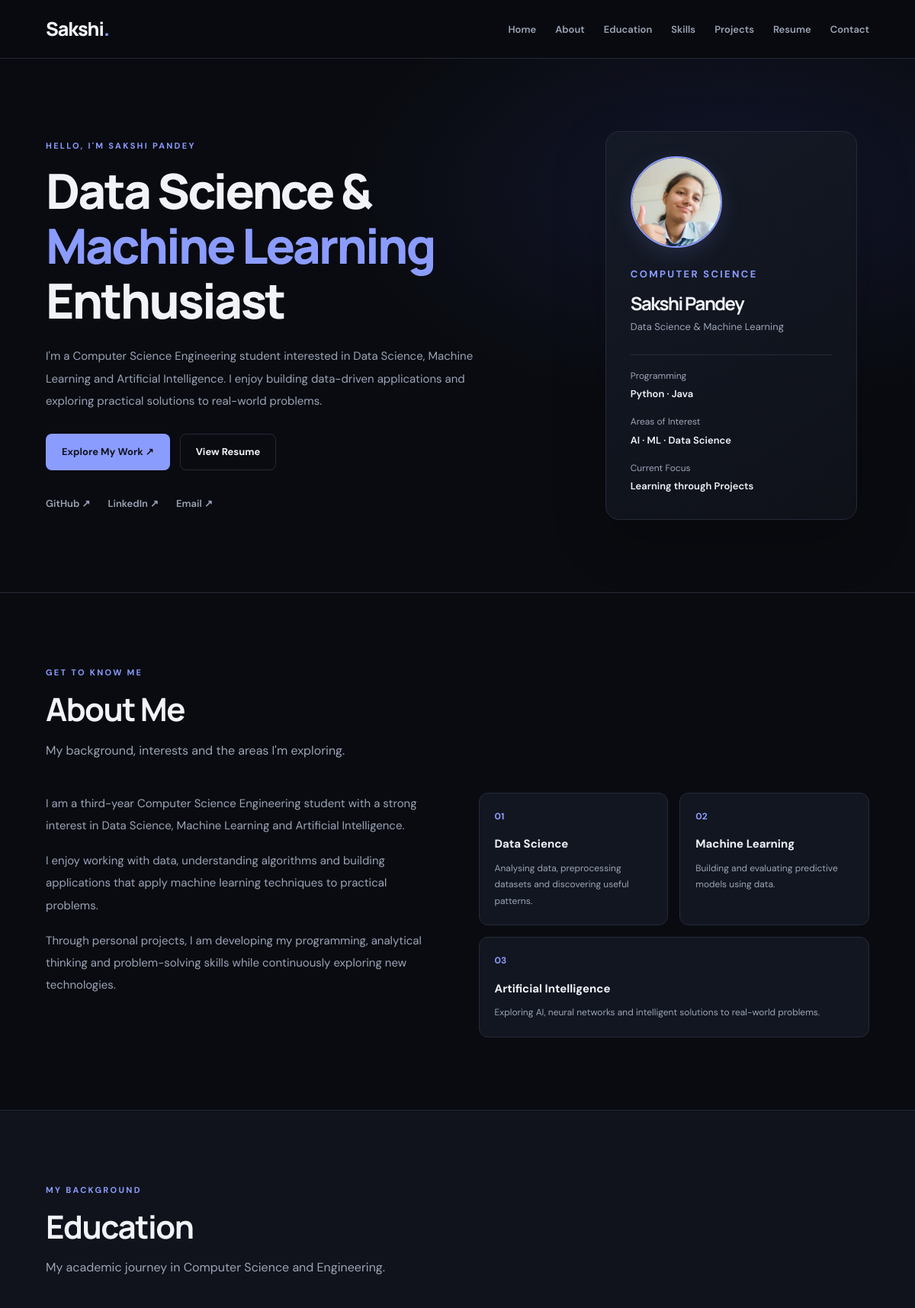
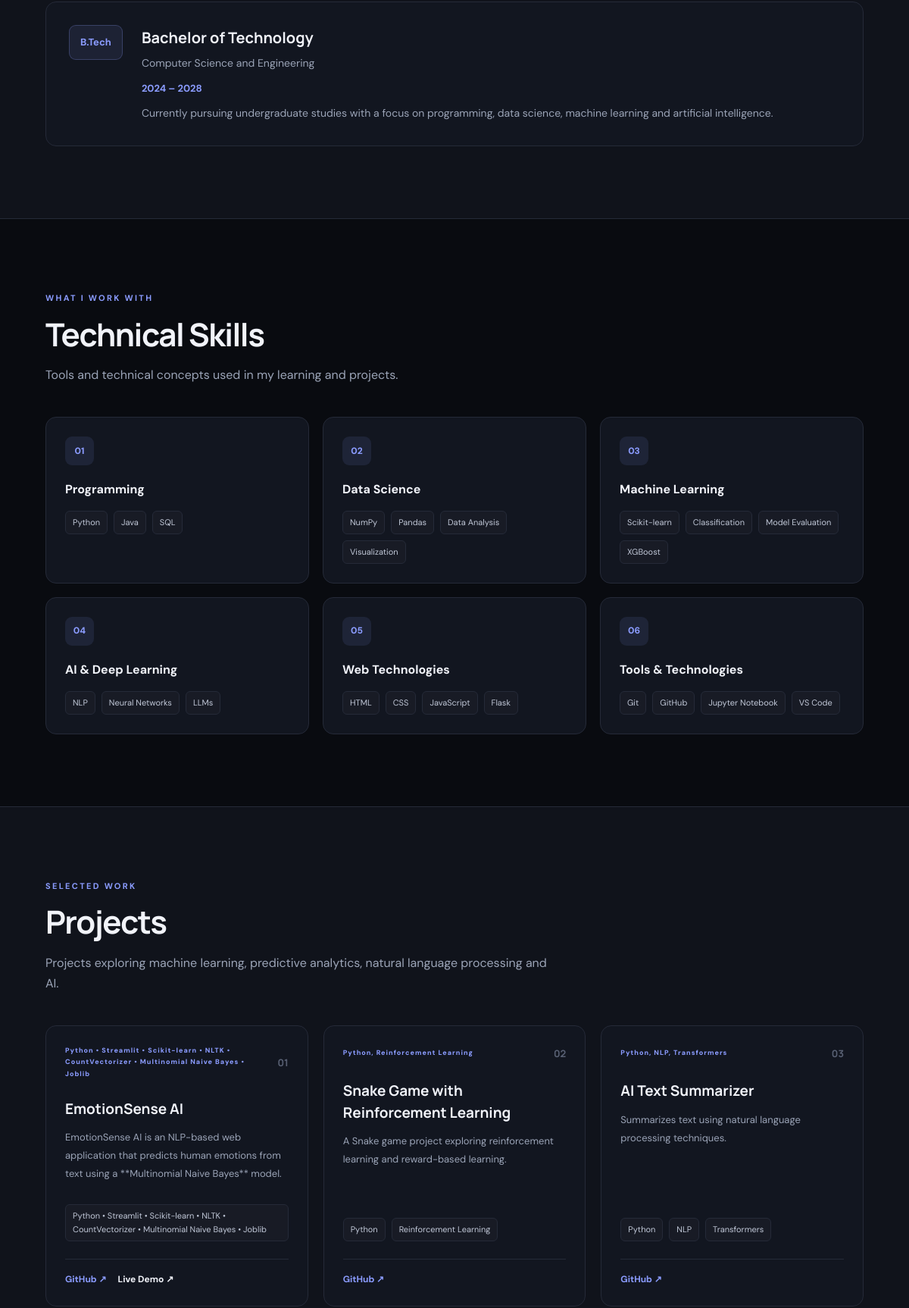
The page / (upper part) on the database its author committed (2 pictures, top to bottom).
### tables this page shows
CREATE TABLE projects (
                id INTEGER PRIMARY KEY AUTOINCREMENT,
                title TEXT NOT NULL,
                description TEXT NOT NULL,
                tech TEXT DEFAULT '',
                github_url TEXT DEFAULT '',
                live_url TEXT DEFAULT '',
                image_url TEXT DEFAULT '',
                featured INTEGER DEFAULT 0
            );

### app.py (the view)
@app.route("/")
def home():
    with get_db() as db:
        projects = db.execute("""
            SELECT *
            FROM projects
            ORDER BY featured DESC, id DESC
        """).fetchall()
    return render_template(
        "index.html",
        projects=projects
    )

### app.py (called while the page is built)
def get_db():
    DATABASE.parent.mkdir(
        parents=True,
        exist_ok=True
    )
    db = sqlite3.connect(DATABASE)
    db.row_factory = sqlite3.Row
    return db

### templates/index.html (shortened to what this page needs)
<!DOCTYPE html>
<html lang="en">
<head>
    <link rel="stylesheet" href="{{ url_for('static', filename='css/style.css') }}">
</head>
<body>
    <header class="site-header">
        <nav class="navbar container" aria-label="Main navigation">
            <a href="#home" class="logo">Sakshi<span>.</span></a>
            <ul class="nav-links" id="nav-links">
                <li><a href="#home">Home</a></li>
                <li><a href="#about">About</a></li>
                <li><a href="#education">Education</a></li>
                <li><a href="#skills">Skills</a></li>
                <li><a href="#projects">Projects</a></li>
                <li><a href="#resume">Resume</a></li>
                <li><a href="#contact">Contact</a></li>
            </ul>
        </nav>
    </header>
    <main>
        <section id="home" class="hero">
            <div class="container hero-container">
                <div class="hero-content">
                    <p class="eyebrow">HELLO, I'M SAKSHI PANDEY</p>
                    <h1>
                        Data Science &
                        <span>Machine Learning</span>
                        Enthusiast
                    </h1>
                    <p class="hero-description">
                        I'm a Computer Science Engineering student interested in
                        Data Science, Machine Learning and Artificial Intelligence.
                        I enjoy building data-driven applications and exploring
                        practical solutions to real-world problems.
                    </p>
                    <div class="hero-buttons">
                        <a href="#projects" class="btn btn-primary">
                            Explore My Work ↗
                        </a>
                        <a href="{{ url_for('static', filename='documents/resume.pdf') }}" target="_blank"
                            rel="noopener noreferrer" class="btn btn-outline">
                            View Resume
                        </a>
                    </div>
                    <div class="hero-socials">
                        <a href="https://github.com/sakshiipandey" target="_blank" rel="noopener noreferrer">GitHub
                            ↗</a>
                        <a href="https://linkedin.com/in/sakshi-pandey-a6077735b" target="_blank"
                            rel="noopener noreferrer">LinkedIn ↗</a>
                        <a href="mailto:16sakshy@gmail.com">Email ↗</a>
                    </div>
                </div>
                <div class="hero-profile">
                    <div class="profile-card">
                        <div class="profile-photo">
                            <img src="{{ url_for('static', filename='images/profile.jpeg') }}" alt="Sakshi Pandey">
                        </div>
                        <p class="eyebrow">COMPUTER SCIENCE</p>
                        <h2>Sakshi Pandey</h2>
                        <p>Data Science & Machine Learning</p>
                        <div class="profile-divider"></div>
                        <div class="profile-detail">
                            <span>Programming</span>
                            <strong>Python · Java</strong>
                        </div>
                        <div class="profile-detail">
                            <span>Areas of Interest</span>
                            <strong>AI · ML · Data Science</strong>
                        </div>
                        <div class="profile-detail">
                            <span>Current Focus</span>
                            <strong>Learning through Projects</strong>
                        </div>
                    </div>
                </div>
            </div>
        </section>
        <section id="about" class="section">
            <div class="container">
                <div class="section-heading">
                    <p class="eyebrow">GET TO KNOW ME</p>
                    <h2>About Me</h2>
                    <p>My background, interests and the areas I'm exploring.</p>
                </div>
                <div class="about-content">
                    <div class="about-text">
                        <p>
                            I am a third-year Computer Science Engineering student
                            with a strong interest in Data Science, Machine Learning
                            and Artificial Intelligence.
                        </p>
                        <p>
                            I enjoy working with data, understanding algorithms
                            and building applications that apply machine learning
                            techniques to practical problems.
                        </p>
                        <p>
                            Through personal projects, I am developing my
                            programming, analytical thinking and problem-solving
                            skills while continuously exploring new technologies.
                        </p>
                    </div>
                    <div class="about-highlights">
                        <article class="highlight-card">
                            <span class="highlight-number">01</span>
                            <h3>Data Science</h3>
                            <p>Analysing data, preprocessing datasets and discovering useful patterns.</p>
                        </article>
                        <article class="highlight-card">
                            <span class="highlight-number">02</span>
                            <h3>Machine Learning</h3>
                            <p>Building and evaluating predictive models using data.</p>
                        </article>
                        <article class="highlight-card">
                            <span class="highlight-number">03</span>
                            <h3>Artificial Intelligence</h3>
                            <p>Exploring AI, neural networks and intelligent solutions to real-world problems.</p>
                        </article>
                    </div>
                </div>
            </div>
        </section>
        <section id="education" class="section section-muted">
            <div class="container">
                <div class="section-heading">
                    <p class="eyebrow">MY BACKGROUND</p>
                    <h2>Education</h2>
                    <p>My academic journey in Computer Science and Engineering.</p>
                </div>
                <article class="education-card">
                    <div class="education-marker">B.Tech</div>
                    <div class="education-details">
                        <h3>Bachelor of Technology</h3>
                        <p class="education-field">Computer Science and Engineering</p>
                        <p class="education-period">2024 – 2028</p>
                        <p>
                            Currently pursuing undergraduate studies with a focus
                            on programming, data science, machine learning and
                            artificial intelligence.
                        </p>
                    </div>
                </article>
            </div>
        </section>
        <section id="skills" class="section">
            <div class="container">
                <div class="section-heading">
                    <p class="eyebrow">WHAT I WORK WITH</p>
                    <h2>Technical Skills</h2>
                    <p>Tools and technical concepts used in my learning and projects.</p>
                </div>
                <div class="skills-grid">
                    <article class="skill-card">
                        <div class="skill-icon">01</div>
                        <h3>Programming</h3>
                        <div class="skill-tags">
                            <span>Python</span><span>Java</span><span>SQL</span>
                        </div>
                    </article>
                    <article class="skill-card">
                        <div class="skill-icon">02</div>
                        <h3>Data Science</h3>
                        <div class="skill-tags">
                            <span>NumPy</span><span>Pandas</span>
                            <span>Data Analysis</span><span>Visualization</span>
                        </div>
                    </article>
                    <article class="skill-card">
                        <div class="skill-icon">03</div>
                        <h3>Machine Learning</h3>
                        <div class="skill-tags">
                            <span>Scikit-learn</span><span>Classification</span>
                            <span>Model Evaluation</span><span>XGBoost</span>
                        </div>
                    </article>
                    <article class="skill-card">
                        <div class="skill-icon">04</div>
                        <h3>AI & Deep Learning</h3>
                        <div class="skill-tags">
                            <span>NLP</span><span>Neural Networks</span><span>LLMs</span>
                        </div>
                    </article>
                    <article class="skill-card">
                        <div class="skill-icon">05</div>
                        <h3>Web Technologies</h3>
                        <div class="skill-tags">
                            <span>HTML</span><span>CSS</span>
                            <span>JavaScript</span><span>Flask</span>
                        </div>
                    </article>
                    <article class="skill-card">
                        <div class="skill-icon">06</div>
                        <h3>Tools & Technologies</h3>
                        <div class="skill-tags">
                            <span>Git</span><span>GitHub</span>
                            <span>Jupyter Notebook</span><span>VS Code</span>
                        </div>
                    </article>
                </div>
            </div>
        </section>
        <section id="projects" class="section section-muted">
            <div class="container">
                <div class="section-heading">
                    <p class="eyebrow">SELECTED WORK</p>
                    <h2>Projects</h2>
                    <p>
                        Projects exploring machine learning, predictive analytics,
                        natural language processing and AI.
                    </p>
                </div>
                <div class="projects-grid">
                    {% for project in projects %}
                    <article class="project-card">
                        <div class="project-top">
                            <span class="project-category">
                                {{ project['tech'] or 'PROJECT' }}
                            </span>
                            <span class="project-number">
                                {{ "%02d"|format(loop.index) }}
                            </span>
                        </div>
                        <h3>{{ project['title'] }}</h3>
                        <p>{{ project['description'] }}</p>
                        {% if project['tech'] %}
                        <div class="project-tags">
                            {% for technology in project['tech'].split(',') %}
                            <span>{{ technology.strip() }}</span>
                            {% endfor %}
                        </div>
                        {% endif %}
                        <div class="project-links">
                            {% if project['github_url'] %}
                            <a href="{{ project['github_url'] }}" target="_blank" rel="noopener noreferrer"
                                class="project-link">
                                GitHub ↗
                            </a>
                            {% endif %}
                            {% if project['live_url'] %}
                            <a href="{{ project['live_url'] }}" target="_blank" rel="noopener noreferrer"
                                class="project-link live-link">
                                Live Demo ↗
                            </a>
                            {% endif %}
                        </div>
                    </article>
                    {% else %}
                    <p>
                        Projects will appear here soon.
                    </p>
                    {% endfor %}
                </div>
            </div>
        </section>
    </main>
</body>
</html>

### rows shown on the page
projects: tech "Python • Streamlit • Scikit-learn • NLTK • CountVectorizer • Multinomial Naive Bayes • Joblib", index "01", title "EmotionSense AI", description "EmotionSense AI is an NLP-based web application that predicts human emotions from text using a **Multinomial Naive Bayes** model.", strip "Python • Streamlit • Scikit-learn • NLTK • CountVectorizer • Multinomial Naive Bayes • Joblib"
projects: tech "Python, Reinforcement Learning", index "02", title "Snake Game with Reinforcement Learning", description "A Snake game project exploring reinforcement learning and reward-based learning.", strip "Python" "Reinforcement Learning"
projects: tech "Python, NLP, Transformers", index "03", title "AI Text Summarizer", description "Summarizes text using natural language processing techniques.", strip "Python" "NLP" "Transformers"
